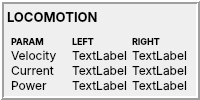
        <widget class="QFrame" name="LOCO">
         <property name="sizePolicy">
          <sizepolicy hsizetype="Preferred" vsizetype="Maximum">
           <horstretch>0</horstretch>
           <verstretch>0</verstretch>
          </sizepolicy>
         </property>
         <property name="font">
          <font>
           <family>Inter</family>
           <pointsize>9</pointsize>
          </font>
         </property>
         <property name="frameShape">
          <enum>QFrame::Box</enum>
         </property>
         <property name="frameShadow">
          <enum>QFrame::Raised</enum>
         </property>
         <property name="lineWidth">
          <number>2</number>
         </property>
         <layout class="QVBoxLayout" name="verticalLayout_9">
          <property name="spacing">
           <number>0</number>
          </property>
          <property name="leftMargin">
           <number>3</number>
          </property>
          <property name="topMargin">
           <number>0</number>
          </property>
          <property name="rightMargin">
           <number>3</number>
          </property>
          <property name="bottomMargin">
           <number>3</number>
          </property>
          <item>
           <widget class="QFrame" name="frame_17">
            <property name="frameShape">
             <enum>QFrame::NoFrame</enum>
            </property>
            <property name="frameShadow">
             <enum>QFrame::Raised</enum>
            </property>
            <layout class="QHBoxLayout" name="horizontalLayout_9">
             <property name="spacing">
              <number>0</number>
             </property>
             <property name="leftMargin">
              <number>0</number>
             </property>
             <property name="topMargin">
              <number>0</number>
             </property>
             <property name="rightMargin">
              <number>0</number>
             </property>
             <property name="bottomMargin">
              <number>0</number>
             </property>
             <item>
              <widget class="QLabel" name="label_36">
               <property name="font">
                <font>
                 <family>Inter</family>
                 <pointsize>10</pointsize>
                 <bold>true</bold>
                </font>
               </property>
               <property name="text">
                <string>LOCOMOTION</string>
               </property>
              </widget>
             </item>
            </layout>
           </widget>
          </item>
          <item>
           <widget class="QFrame" name="frame_21">
            <property name="frameShape">
             <enum>QFrame::NoFrame</enum>
            </property>
            <property name="frameShadow">
             <enum>QFrame::Raised</enum>
            </property>
            <layout class="QVBoxLayout" name="verticalLayout_7">
             <property name="spacing">
              <number>0</number>
             </property>
             <property name="leftMargin">
              <number>0</number>
             </property>
             <property name="topMargin">
              <number>5</number>
             </property>
             <property name="rightMargin">
              <number>0</number>
             </property>
             <property name="bottomMargin">
              <number>0</number>
             </property>
             <item>
              <widget class="QWidget" name="widget_2" native="true">
               <property name="font">
                <font>
                 <family>Inter</family>
                 <pointsize>9</pointsize>
                </font>
               </property>
               <layout class="QGridLayout" name="gridLayout_4">
                <property name="leftMargin">
                 <number>4</number>
                </property>
                <property name="topMargin">
                 <number>0</number>
                </property>
                <property name="rightMargin">
                 <number>0</number>
                </property>
                <property name="bottomMargin">
                 <number>0</number>
                </property>
                <property name="spacing">
                 <number>0</number>
                </property>
                <item row="3" column="1">
                 <widget class="QLabel" name="label_50">
                  <property name="text">
                   <string>TextLabel</string>
                  </property>
                 </widget>
                </item>
                <item row="1" column="0">
                 <widget class="QLabel" name="label_42">
                  <property name="text">
                   <string>Velocity</string>
                  </property>
                 </widget>
                </item>
                <item row="0" column="1">
                 <widget class="QLabel" name="label_37">
                  <property name="font">
                   <font>
                    <family>Inter</family>
                    <pointsize>7</pointsize>
                    <bold>true</bold>
                   </font>
                  </property>
                  <property name="text">
                   <string>LEFT</string>
                  </property>
                 </widget>
                </item>
                <item row="2" column="2">
                 <widget class="QLabel" name="label_45">
                  <property name="text">
                   <string>TextLabel</string>
                  </property>
                 </widget>
                </item>
                <item row="2" column="1">
                 <widget class="QLabel" name="label_48">
                  <property name="text">
                   <string>TextLabel</string>
                  </property>
                 </widget>
                </item>
                <item row="3" column="0">
                 <widget class="QLabel" name="label_49">
                  <property name="text">
                   <string>Power</string>
                  </property>
                 </widget>
                </item>
                <item row="1" column="2">
                 <widget class="QLabel" name="label_47">
                  <property name="text">
                   <string>TextLabel</string>
                  </property>
                 </widget>
                </item>
                <item row="2" column="0">
                 <widget class="QLabel" name="label_39">
                  <property name="text">
                   <string>Current</string>
                  </property>
                 </widget>
                </item>
                <item row="0" column="2">
                 <widget class="QLabel" name="label_41">
                  <property name="font">
                   <font>
                    <family>Inter</family>
                    <pointsize>7</pointsize>
                    <bold>true</bold>
                   </font>
                  </property>
                  <property name="text">
                   <string>RIGHT</string>
                  </property>
                 </widget>
                </item>
                <item row="0" column="0">
                 <widget class="QLabel" name="label_46">
                  <property name="font">
                   <font>
                    <family>Inter</family>
                    <pointsize>7</pointsize>
                    <bold>true</bold>
                   </font>
                  </property>
                  <property name="text">
                   <string>PARAM</string>
                  </property>
                 </widget>
                </item>
                <item row="3" column="2">
                 <widget class="QLabel" name="label_51">
                  <property name="text">
                   <string>TextLabel</string>
                  </property>
                 </widget>
                </item>
                <item row="1" column="1">
                 <widget class="QLabel" name="label_38">
                  <property name="text">
                   <string>TextLabel</string>
                  </property>
                 </widget>
                </item>
               </layout>
              </widget>
             </item>
            </layout>
           </widget>
          </item>
         </layout>
        </widget>
